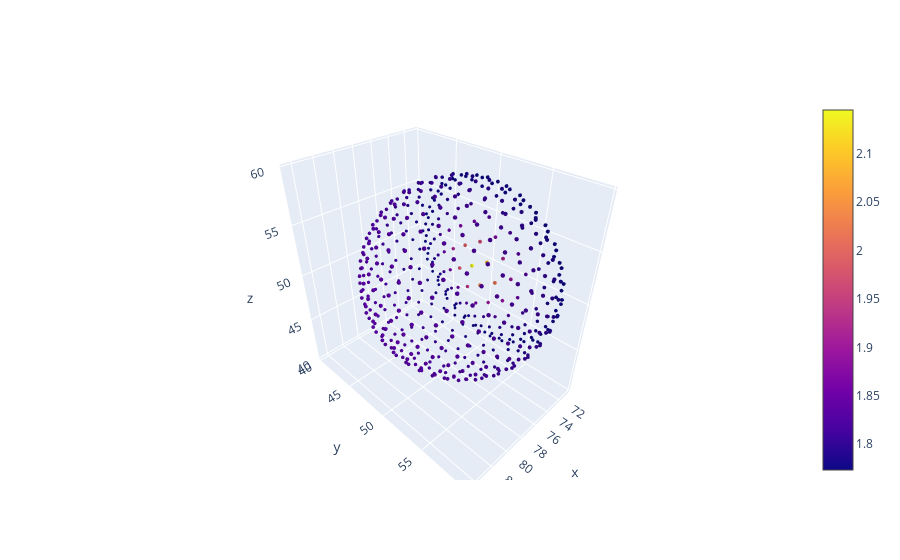

The cell this chart's notebook holds for it:
### Code cell
E_Phi = np.zeros((500))
for i in range(500):
    E_Phi[i] = get_Potential_and_field(shpere_points[i],phi_hexa_mesh,NX,NY,NZ,dx,dy,dz)[0]

Err = np.array([[83.7797, 51.0115, 51.7149],[83.8513 ,48.9261 ,51.225 ],[83.9783, 50.4036 ,50.3293]])
fig = go.Figure(data=go.Cone(x=shpere_points[:,0], y=shpere_points[:,1], z=shpere_points[:,2], u=E_Phi[:], v=E_Phi[:], w=E_Phi[:],))
#fig.add_trace(go.Scatter3d(
#        x=Err[:,0], 
#        y=Err[:,1], 
#        z=Err[:,2],
#    ))
fig.show()

### Figure 1 — Plotly figure (JSON) as saved in the notebook; plotly's stock layout.template omitted (floating-point values rounded to 4 significant figures; data arrays with more than 128 entries replaced by an {"elided": "..."} marker saying what was removed)
{"data": [{"type": "cone", "u": {"elided": "500 float values"}, "v": {"elided": "500 float values"}, "w": {"elided": "500 float values"}, "x": {"elided": "500 float values"}, "y": {"elided": "500 float values"}, "z": {"elided": "500 float values"}}], "layout": {}}
